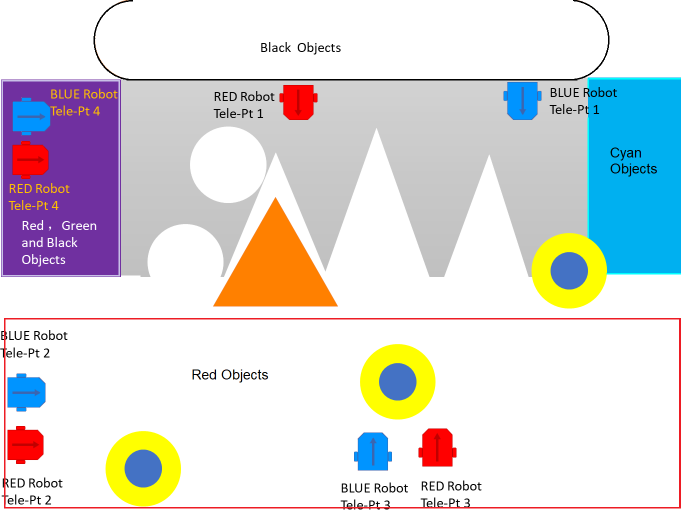
#> input picture Competition/2019/Code_World/C++/DuringComp/7-TriedSuperTeam/Test Functions/Day2 - World_2 (Lite Virw).png, 1361 x 1021 px (shown at 1/2 size)
$ python bitmappingTest.py 'Day1 - World_2 (Lite Virw).png'   (older library calls are emulated)
#> lines starting #> are read from the running program, lines starting #| are printed output that depends on the picture
### Competition/2019/Code_World/C++/DuringComp/3_TriedFixingAStar/Test Functions/Python_Libraries/ImageCalculation.py
from PIL import Image

def resizeImage(img, x=0, y=0):
    if x == 0 and y == 0:
        return None
    elif x == 0:
        hpercent = (y/float(img.size[1]))
        x = int((float(img.size[0])*float(hpercent)))
    elif y == 0:
        wpercent = (x/float(img.size[0]))
        y = int((float(img.size[1])*float(wpercent)))
    return img.resize((x,y), Image.ANTIALIAS)

#Unexplored
#Deposit
#Red
#Blue
#Black
#Wall
# Border
colourData = [(-1,(0,100,0)),\
              (1, (0,255,0)),\
              (2, (255,0,0)),\
              (3, (0,0,255)),\
              (4, (0,168,243)),\
              (5, (0,0,0)),\
              (6, (100,0,0)),\
              ]

def mapData(size, pixels):
    data = [[0 for y in range(size[1])] for x in range(size[0])] #Walkable
    #For a path
    for x in range(size[0]):
        for y in range(size[1]):
            '''
            (1,76,241) #Blue
            (227, 20, 27) #Orange
            (166,166,166) #Gray Slow Areas
            if pixels[x,y] == (0,100,0):
                data[x][y] = -1 #Unexplored
            if pixels[x,y] == (0,168,243): #Light Blue #Black Zone
                data[x][y] = 4
            if pixels[x,y] == (0,0,255): #Blue Zone
                data[x][y] = 3
            if pixels[x,y] == (255,0,0): #Red Zone
                data[x][y] = 2
            if pixels[x,y] == (0,255,0): #Deposit Zone
                data[x][y] = 1
            '''
            for val, colour in colourData:
                if pixels[x,y] == colour:
                    data[x][y] = val
            if pixels[x,y] == (0,0,0): #Border
                data[x][y] = 5
                margin = 12
                #generate Margin around area to prevent collision with walls and stuff
                for m in range(1,margin):
                    for n in range(1, margin):
                        if x+m < size[0]:
                            if y+n < size[1]:
                                if pixels[x+m,y+n] != (0,0,0):  data[x+m][y+n] = 6
                            if y-n > 0:
                                if pixels[x+m,y-n] != (0,0,0):  data[x+m][y-n] = 6
                        if x+m > 0:
                            if y+n < size[1]:
                                if pixels[x-m,y+n] != (0,0,0):  data[x-m][y+n] = 6
                            if y-n > 0:
                                if pixels[x-m,y-n] != (0,0,0):  data[x-m][y-n] = 6
    return data

def switchYValues(data):
    newData = []
    for x in range(len(data)):
        yval = [0 for i in range(len(data[0]))]
        for y in range(len(data[0])):
            yval[y] = data[x][-y-1]
        newData.append(yval)
    return newData

def convertBack(data):
    img = Image.new('RGB', (len(data), len(data[0])), (255,255,255))
    pixels = img.load()
    for i in range(len(data)):
        for j in range(len(data[i])):
            for val, colour in colourData:
                if data[i][-j-1] == val:
                    pixels[i,j] = colour
    return img, pixels

### Competition/2019/Code_World/C++/DuringComp/7-TriedSuperTeam/Test Functions/bitmappingTest.py

from PIL import Image

import sys
sys.path.append('./Python_Libraries/')
from ImageCalculation import *

def main(args):
    im = Image.open(input('Enter image file: '))
#> the answer given: Day2 - World_2 (Lite Virw).png
#> im is the input picture: PIL image 1361x1021 RGBA; mean R, G, B, A 217.1, 217.3, 218.8, 255
    im = resizeImage(im, 360)
#> in resizeImage, `return img.resize((x,y), Image.ANTIALIAS)`:
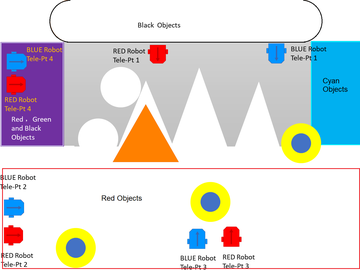
#> returned value: PIL image 360x270 RGBA; mean R, G, B, A 216.9, 217.1, 218.6, 255
    im.show()
    #pix_val = list(im.getdata())
    pixels = im.load()
    print(im.size) #should be 360 by 270
#| (360, 270)
    #print(mapData(im.size, pix_val))
    #print(pix_val)
    print('Generation')
    data = switchYValues(mapData(im.size, pixels))
#> after the loop in switchYValues, `for x in range(len(data)):`: newData = 360 items
#> data = 360 items
    print('Showing Image')
    img, pixels = convertBack(switchYValues(mapData(im.size, pixels)))
#> in convertBack, `img = Image.new('RGB', (len(data), len(data[0])), (255,255,255))`: img: PIL image 360x270 RGB; every value is 255
    img.show()

    #with open("./bitmappingTest.txt","w+") as file:
    #    file.write(str(switchYValues(mapData(im.size, pixels))))#pix_val)))
    print('To hpp file')
    with open("../World2/Location/map.hpp","w+") as file:
        file.write(f"const int width = {im.size[0]},height = {im.size[1]};")
        file.write(f"int map[width][height] = {str(data).replace('[','{').replace(']','}')};")#pix_val)))
        #str(pix_val))
    print('To py file')
    with open("./Python_Libraries/PreprocessedMap.py","w+") as file:
            file.write(f"data = {str(data)};")#pix_val)))
    return 0

if __name__ == '__main__':
    import sys
    sys.exit(main(sys.argv))
#> (the program exits here)

$ run again, on Competition/2019/Code_World/C++/DuringComp/7-TriedSuperTeam/Test Functions/Day3 - World_2 (Lite Virw).png
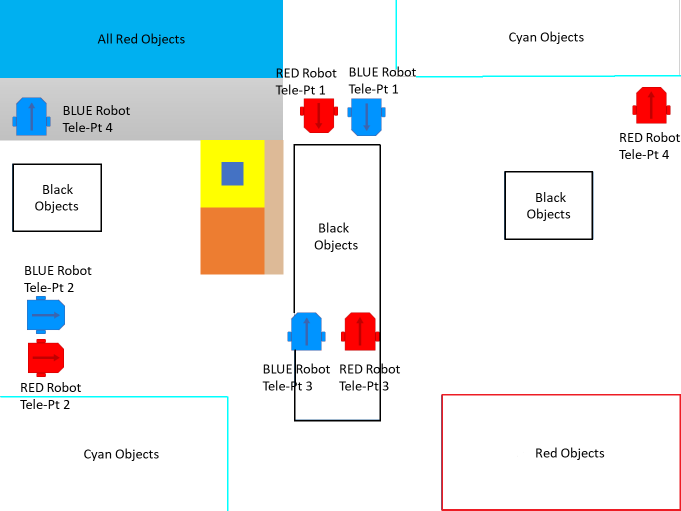
#> input picture Competition/2019/Code_World/C++/DuringComp/7-TriedSuperTeam/Test Functions/Day3 - World_2 (Lite Virw).png, 1361 x 1021 px (shown at 1/2 size)
#> in main, im is the input picture: PIL image 1361x1021 RGBA; mean R, G, B, A 227, 235.3, 236.9, 255
#> in resizeImage, `return img.resize((x,y), Image.ANTIALIAS)`:
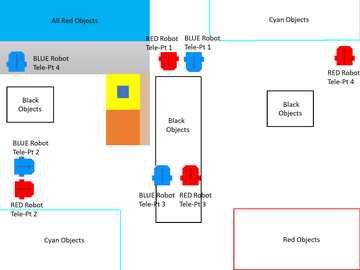
#> returned value: PIL image 360x270 RGBA; mean R, G, B, A 226.6, 234.8, 236.4, 255
#| (360, 270)
#> after the loop in switchYValues, `for x in range(len(data)):`: newData = 360 items
#> img: PIL image 360x270 RGB; every value is 255

$ run again, on Competition/2019/Code_World/C++/DuringComp/7-TriedSuperTeam/Test Functions/Zoned.png
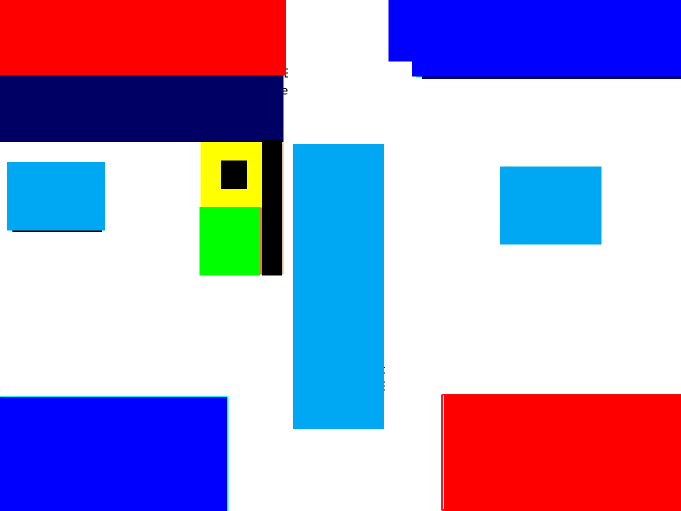
#> input picture Competition/2019/Code_World/C++/DuringComp/7-TriedSuperTeam/Test Functions/Zoned.png, 1361 x 1021 px (shown at 1/2 size)
#> in main, im is the input picture: PIL image 1361x1021 RGB; mean R, G, B 169.8, 156.6, 200.5
#> in resizeImage, `return img.resize((x,y), Image.ANTIALIAS)`:
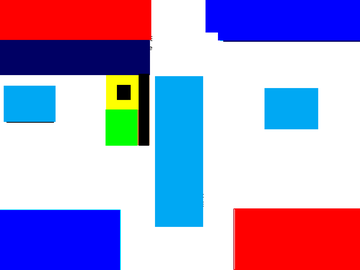
#> returned value: PIL image 360x270 RGB; mean R, G, B 169.8, 156.5, 200.5
#| (360, 270)
#> after the loop in switchYValues, `for x in range(len(data)):`: newData = 360 items
#> in main, `img, pixels = convertBack(switchYValues(mapData(im.size, pixels)))`:
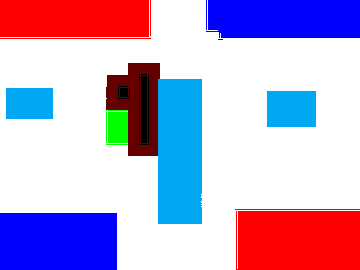
#> img: PIL image 360x270 RGB; mean R, G, B 189.1, 170.2, 208.3

$ run again, on Competition/2019/Code_World/C++/DuringComp/7-TriedSuperTeam/Test Functions/ZonedGuessed.png
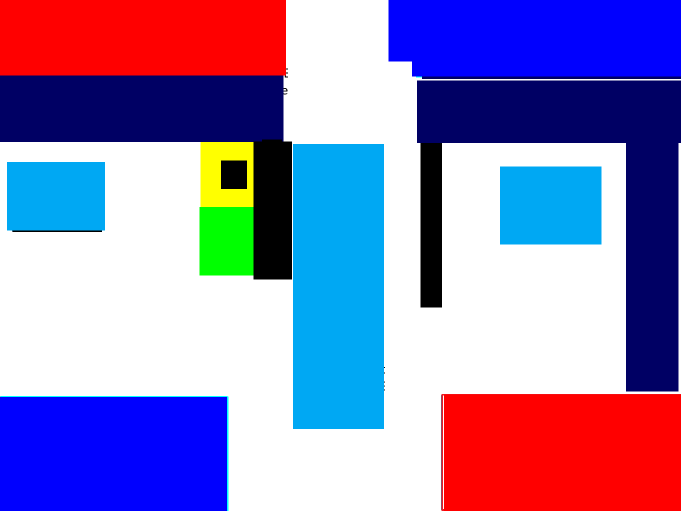
#> input picture Competition/2019/Code_World/C++/DuringComp/7-TriedSuperTeam/Test Functions/ZonedGuessed.png, 1361 x 1021 px (shown at 1/2 size)
#> in main, im is the input picture: PIL image 1361x1021 RGB; mean R, G, B 144, 130.5, 183.7
#> in resizeImage, `return img.resize((x,y), Image.ANTIALIAS)`:
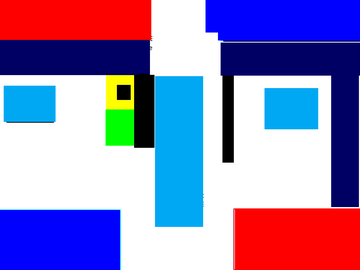
#> returned value: PIL image 360x270 RGB; mean R, G, B 144.1, 130.5, 183.6
#| (360, 270)
#> after the loop in switchYValues, `for x in range(len(data)):`: newData = 360 items
#> in main, `img, pixels = convertBack(switchYValues(mapData(im.size, pixels)))`:
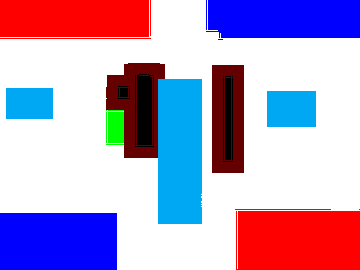
#> img: PIL image 360x270 RGB; mean R, G, B 182, 160.2, 198.7
